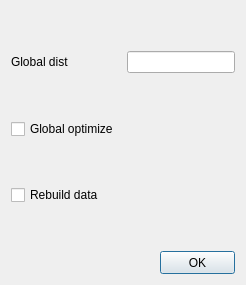
<?xml version="1.0" encoding="UTF-8"?>
<ui version="4.0">
 <class>endScan</class>
 <widget class="QDialog" name="endScan">
  <property name="geometry">
   <rect>
    <x>0</x>
    <y>0</y>
    <width>246</width>
    <height>285</height>
   </rect>
  </property>
  <property name="minimumSize">
   <size>
    <width>246</width>
    <height>285</height>
   </size>
  </property>
  <property name="maximumSize">
   <size>
    <width>246</width>
    <height>285</height>
   </size>
  </property>
  <property name="windowTitle">
   <string>Dialog</string>
  </property>
  <layout class="QGridLayout" name="gridLayout">
   <item row="0" column="0">
    <spacer name="verticalSpacer_3">
     <property name="orientation">
      <enum>Qt::Vertical</enum>
     </property>
     <property name="sizeHint" stdset="0">
      <size>
       <width>20</width>
       <height>40</height>
      </size>
     </property>
    </spacer>
   </item>
   <item row="2" column="0">
    <spacer name="verticalSpacer_2">
     <property name="orientation">
      <enum>Qt::Vertical</enum>
     </property>
     <property name="sizeHint" stdset="0">
      <size>
       <width>20</width>
       <height>40</height>
      </size>
     </property>
    </spacer>
   </item>
   <item row="1" column="0">
    <widget class="QLabel" name="label_2">
     <property name="text">
      <string>Global dist</string>
     </property>
    </widget>
   </item>
   <item row="6" column="0">
    <spacer name="verticalSpacer">
     <property name="orientation">
      <enum>Qt::Vertical</enum>
     </property>
     <property name="sizeHint" stdset="0">
      <size>
       <width>20</width>
       <height>40</height>
      </size>
     </property>
    </spacer>
   </item>
   <item row="5" column="0" colspan="2">
    <widget class="QCheckBox" name="checkBox__rebuildData">
     <property name="text">
      <string>Rebuild data</string>
     </property>
    </widget>
   </item>
   <item row="7" column="0">
    <spacer name="horizontalSpacer">
     <property name="orientation">
      <enum>Qt::Horizontal</enum>
     </property>
     <property name="sizeHint" stdset="0">
      <size>
       <width>63</width>
       <height>20</height>
      </size>
     </property>
    </spacer>
   </item>
   <item row="1" column="1" colspan="2">
    <widget class="QLineEdit" name="lineEdit_globalDist"/>
   </item>
   <item row="7" column="2">
    <widget class="QPushButton" name="pushButton_endScanOk">
     <property name="minimumSize">
      <size>
       <width>75</width>
       <height>23</height>
      </size>
     </property>
     <property name="maximumSize">
      <size>
       <width>75</width>
       <height>23</height>
      </size>
     </property>
     <property name="text">
      <string>OK</string>
     </property>
    </widget>
   </item>
   <item row="3" column="0" colspan="2">
    <widget class="QCheckBox" name="checkBox_globaloptimize">
     <property name="text">
      <string>Global optimize</string>
     </property>
    </widget>
   </item>
   <item row="4" column="0">
    <spacer name="verticalSpacer_4">
     <property name="orientation">
      <enum>Qt::Vertical</enum>
     </property>
     <property name="sizeHint" stdset="0">
      <size>
       <width>20</width>
       <height>40</height>
      </size>
     </property>
    </spacer>
   </item>
  </layout>
 </widget>
 <resources/>
 <connections/>
</ui>
